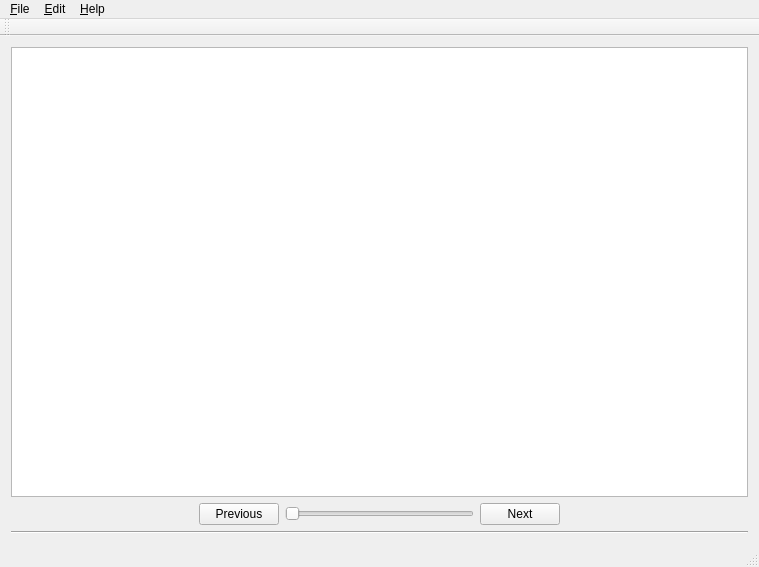
<?xml version="1.0" encoding="UTF-8"?>
<ui version="4.0">
 <class>MainWindow</class>
 <widget class="QMainWindow" name="MainWindow">
  <property name="geometry">
   <rect>
    <x>0</x>
    <y>0</y>
    <width>759</width>
    <height>567</height>
   </rect>
  </property>
  <property name="windowTitle">
   <string>MainWindow</string>
  </property>
  <widget class="QWidget" name="centralWidget">
   <layout class="QVBoxLayout" name="verticalLayout">
    <item>
     <widget class="QGraphicsView" name="graphicsView"/>
    </item>
    <item>
     <layout class="QHBoxLayout" name="horizontalLayout">
      <item>
       <spacer name="horizontalSpacer">
        <property name="orientation">
         <enum>Qt::Horizontal</enum>
        </property>
        <property name="sizeHint" stdset="0">
         <size>
          <width>40</width>
          <height>20</height>
         </size>
        </property>
       </spacer>
      </item>
      <item>
       <widget class="QPushButton" name="previousButton">
        <property name="text">
         <string>Previous</string>
        </property>
       </widget>
      </item>
      <item>
       <widget class="QSlider" name="horizontalSlider">
        <property name="orientation">
         <enum>Qt::Horizontal</enum>
        </property>
       </widget>
      </item>
      <item>
       <widget class="QPushButton" name="nextButton">
        <property name="text">
         <string>Next</string>
        </property>
       </widget>
      </item>
      <item>
       <spacer name="horizontalSpacer_2">
        <property name="orientation">
         <enum>Qt::Horizontal</enum>
        </property>
        <property name="sizeHint" stdset="0">
         <size>
          <width>40</width>
          <height>20</height>
         </size>
        </property>
       </spacer>
      </item>
     </layout>
    </item>
    <item>
     <widget class="Line" name="line">
      <property name="orientation">
       <enum>Qt::Horizontal</enum>
      </property>
     </widget>
    </item>
   </layout>
  </widget>
  <widget class="QMenuBar" name="menuBar">
   <property name="geometry">
    <rect>
     <x>0</x>
     <y>0</y>
     <width>759</width>
     <height>26</height>
    </rect>
   </property>
   <widget class="QMenu" name="menu_File">
    <property name="title">
     <string>&amp;File</string>
    </property>
    <addaction name="action_Open_Image"/>
    <addaction name="action_Download_Image"/>
    <addaction name="separator"/>
    <addaction name="action_Quit"/>
   </widget>
   <widget class="QMenu" name="menuEdit">
    <property name="title">
     <string>&amp;Edit</string>
    </property>
    <addaction name="action_Filter_Images"/>
    <addaction name="action_Delete_Image"/>
   </widget>
   <widget class="QMenu" name="menuHelp">
    <property name="title">
     <string>&amp;Help</string>
    </property>
    <addaction name="action_About_AgSnap"/>
   </widget>
   <addaction name="menu_File"/>
   <addaction name="menuEdit"/>
   <addaction name="menuHelp"/>
  </widget>
  <widget class="QToolBar" name="mainToolBar">
   <attribute name="toolBarArea">
    <enum>TopToolBarArea</enum>
   </attribute>
   <attribute name="toolBarBreak">
    <bool>false</bool>
   </attribute>
  </widget>
  <widget class="QStatusBar" name="statusBar"/>
  <action name="action_Open_Image">
   <property name="text">
    <string>&amp;Open Image...</string>
   </property>
  </action>
  <action name="action_Download_Image">
   <property name="text">
    <string>&amp;Download Image...</string>
   </property>
  </action>
  <action name="action_Quit">
   <property name="text">
    <string>&amp;Quit</string>
   </property>
   <property name="statusTip">
    <string>Quit the application</string>
   </property>
   <property name="shortcut">
    <string>Ctrl+Q</string>
   </property>
  </action>
  <action name="action_Filter_Images">
   <property name="text">
    <string>&amp;Filter Images...</string>
   </property>
  </action>
  <action name="action_Delete_Image">
   <property name="text">
    <string>&amp;Delete Image</string>
   </property>
  </action>
  <action name="action_About_AgSnap">
   <property name="text">
    <string>About Aggie Snap</string>
   </property>
  </action>
 </widget>
 <layoutdefault spacing="6" margin="11"/>
 <resources/>
 <connections/>
</ui>
